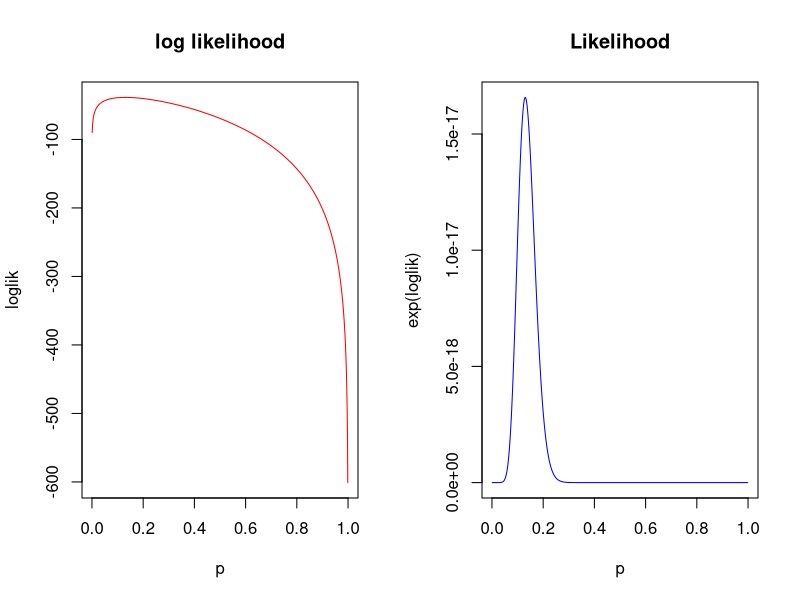

Write the R code that produced this figure.
n = 100;
prob = 0.1;
y = rbinom(n, 1, prob)
y
table(y)
p = seq(0.001,0.999,0.001);
loglik = sum(y) * log(p) + (n-sum(y)) * log(1-p);
par(mfrow=c(1,2))
plot(p, loglik, type = 'l', col = "red", main = "log likelihood")
plot(p, exp(loglik), type = 'l', col = "blue", main = "Likelihood")
p[loglik==max(loglik)] # maximum likelihood estimate